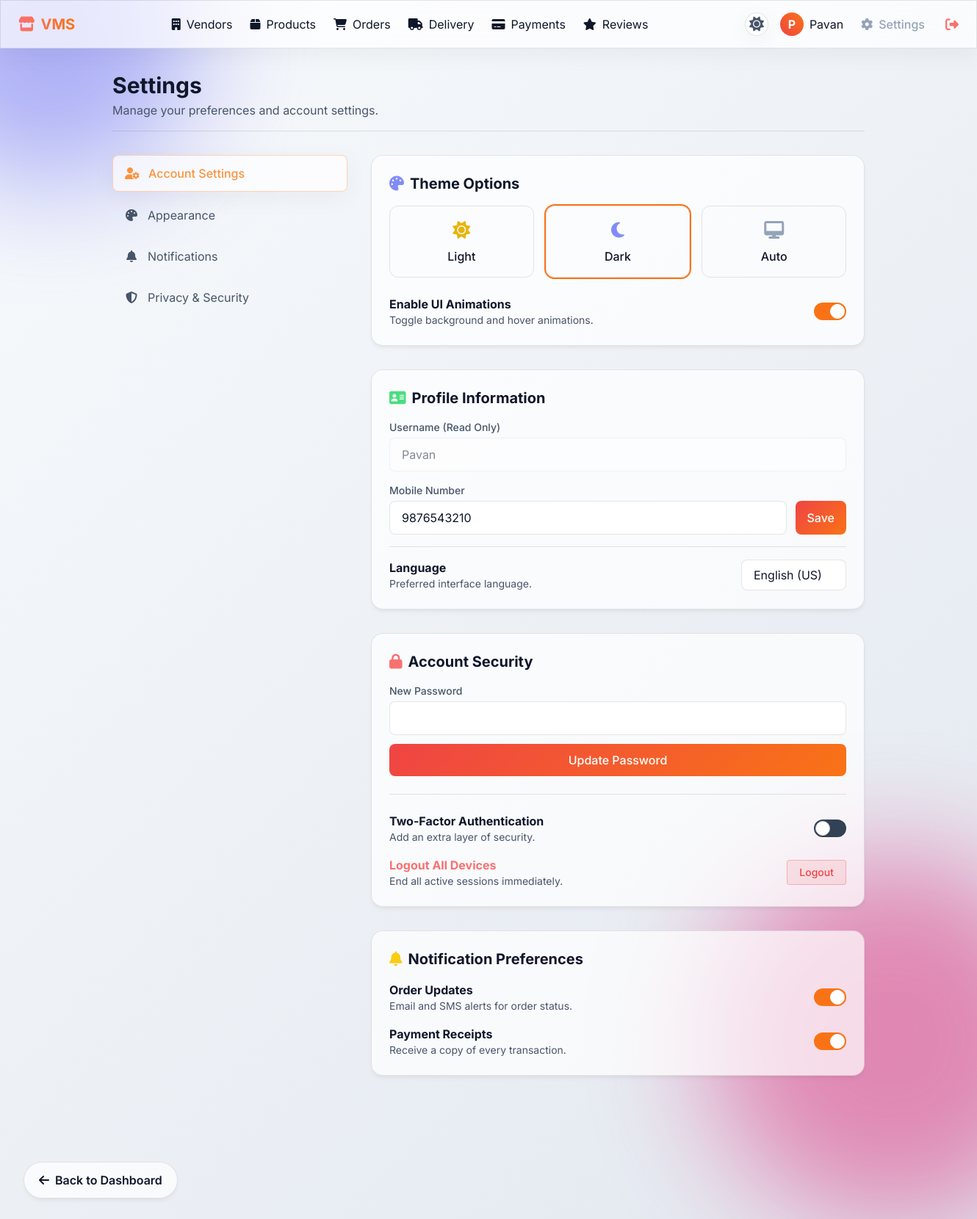
The app's page /settings (signed in), older data.
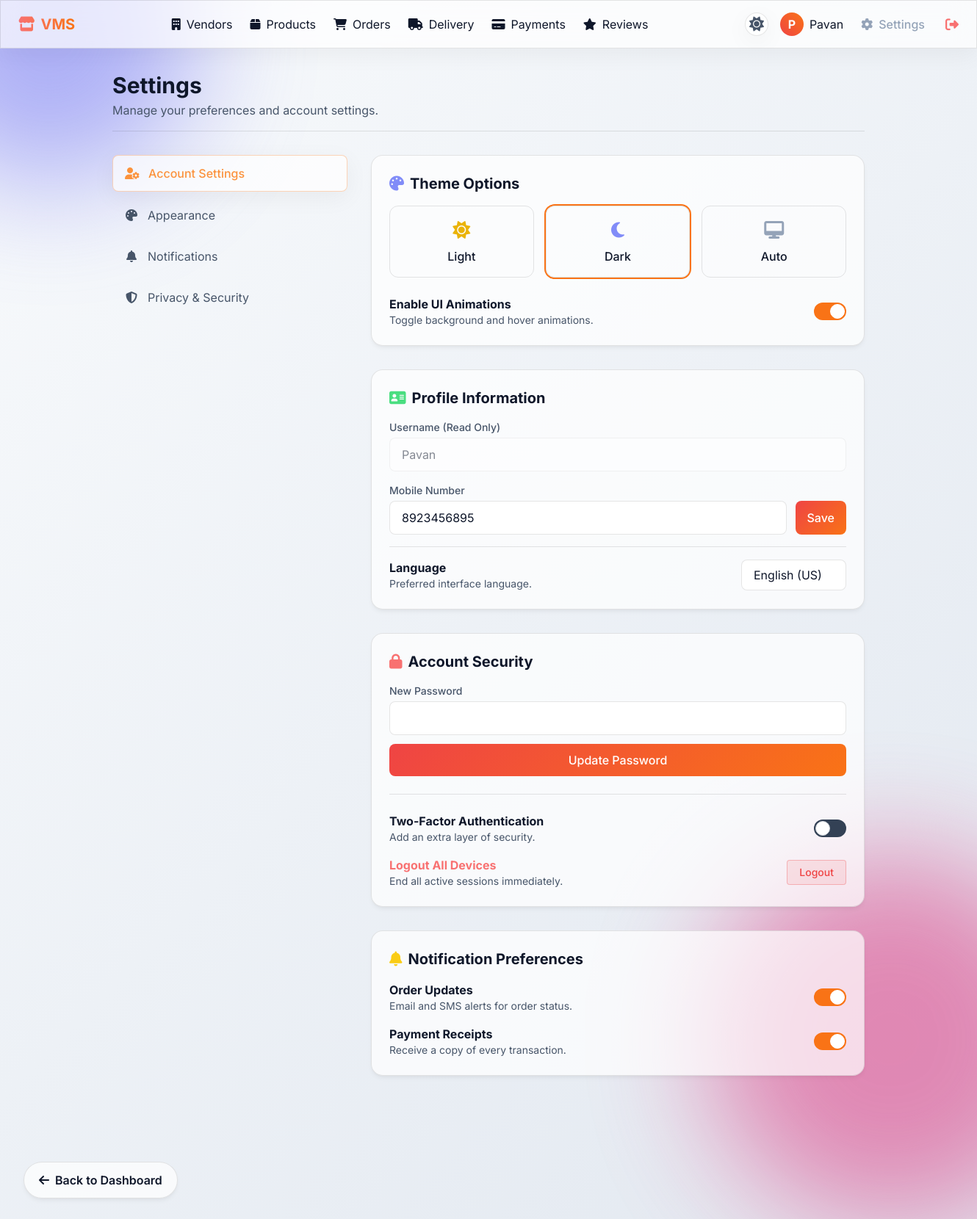
The same page, newer data.
### tables this page shows
CREATE TABLE users(
    id INTEGER PRIMARY KEY AUTOINCREMENT,
    username TEXT UNIQUE,
    password TEXT,
    role TEXT,
    mobile TEXT
);

### app.py (the view, shortened to what this page needs)
@app.route('/settings', methods=['GET', 'POST'])
def settings():
    if 'user' not in session:
        return redirect('/login')
    conn = get_db()
    user = conn.execute("SELECT * FROM users WHERE username=?", (session['user'],)).fetchone()
    return render_template('settings.html', user=user)

### app.py (called while the page is built)
def get_db():
    conn = sqlite3.connect("vendor.db")
    conn.row_factory = sqlite3.Row
    return conn

### templates/settings.html (shortened to what the changed rows need)
{% extends "base.html" %}
{% block content %}
<div class="fade-in max-w-5xl mx-auto">
    <div class="flex justify-between items-center mb-8 border-b border-glass pb-4">
        <div>
            <h1 class="text-3xl font-bold text-main">Settings</h1>
        </div>
    </div>
    <div class="grid grid-cols-1 md:grid-cols-3 gap-8">
        <div class="md:col-span-2 space-y-8">
            <div class="glass-card p-6">
                <div class="mb-4">
                    <label class="block text-sm font-medium text-muted mb-1">Username (Read Only)</label>
                    <input type="text" value="{{ user['username'] }}" disabled class="w-full glass-input px-4 py-2.5 rounded-lg opacity-50 cursor-not-allowed">
                </div>
                <form method="POST" action="/settings" class="mb-4">
                    <div class="flex gap-3">
                        <input type="text" name="mobile" value="{{ user['mobile'] }}" class="w-full glass-input px-4 py-2.5 rounded-lg focus:outline-none focus:ring-2 focus:ring-orange-500/50">
                        <button type="submit" class="btn-glow px-4 py-2.5 rounded-lg font-medium whitespace-nowrap">Save</button>
                    </div>
                </form>
            </div>
        </div>
    </div>
</div>
{% endblock %}

### templates/base.html (shortened to what this page needs)
<!DOCTYPE html>
<html lang="en">
<head>
    <link rel="stylesheet" href="https://cdnjs.cloudflare.com/ajax/libs/font-awesome/6.4.0/css/all.min.css">
    <script src="https://cdn.tailwindcss.com"></script>
    <link rel="stylesheet" href="{{ url_for('static', filename='css/style.css') }}">
</head>
<body class="antialiased relative">
    <div class="bg-shape bg-shape-1"></div>
    {% if session.get('user') %}
    <nav class="glass-panel sticky top-0 z-50 px-6 py-4 flex justify-between items-center mb-8">
        <div class="flex items-center gap-4">
            <a href="/dashboard" class="text-xl font-bold bg-clip-text text-transparent bg-gradient-to-r from-red-400 to-orange-500">
                <i class="fa-solid fa-store mr-2"></i>VMS
            </a>
        </div>
        <div class="hidden md:flex items-center gap-6">
            {% if session['role'] == 'customer' %}
                <a href="/vendors" class="hover:text-orange-400 transition-colors"><i class="fa-solid fa-building mr-2"></i>Vendors</a>
            {% endif %}
            <a href="/products" class="hover:text-orange-400 transition-colors"><i class="fa-solid fa-box mr-2"></i>Products</a>
            <a href="/orders" class="hover:text-orange-400 transition-colors"><i class="fa-solid fa-cart-shopping mr-2"></i>Orders</a>
            <a href="/delivery" class="hover:text-orange-400 transition-colors"><i class="fa-solid fa-truck mr-2"></i>Delivery</a>
            <a href="/payments" class="hover:text-orange-400 transition-colors"><i class="fa-solid fa-credit-card mr-2"></i>Payments</a>
            <a href="/reviews" class="hover:text-orange-400 transition-colors"><i class="fa-solid fa-star mr-2"></i>Reviews</a>
        </div>
        <div class="flex items-center gap-4">
            <button id="theme-toggle" class="text-xl text-muted hover:text-orange-400 transition-colors w-8 h-8 flex items-center justify-center rounded-full glass-panel" title="Toggle Theme">
                <i class="fa-solid fa-sun light-icon hidden"></i>
            </button>
            <a href="/profile" class="flex items-center gap-2 hover:text-orange-400 transition-colors">
                <div class="w-8 h-8 rounded-full bg-gradient-to-tr from-red-500 to-orange-500 flex items-center justify-center text-white font-bold">
                    {{ session['user'][0]|upper }}
                </div>
                <span class="hidden sm:inline text-main">{{ session['user'] }}</span>
            </a>
            <a href="/settings" class="flex items-center gap-2 text-slate-400 hover:text-orange-400 transition-colors ml-2 font-medium"><i class="fa-solid fa-gear"></i><span class="hidden sm:inline">Settings</span></a>
            <a href="/logout" class="text-red-400 hover:text-red-300 transition-colors ml-3" title="Logout"><i class="fa-solid fa-right-from-bracket text-lg"></i></a>
        </div>
    </nav>
    {% endif %}
    <main class="container mx-auto px-4 pb-12 min-h-[80vh]">
        {% block content %}{% endblock %}
    </main>
    {% if session.get('user') and request.path != '/dashboard' %}
    <a href="/dashboard" class="btn-floating-dash">
        <i class="fa-solid fa-arrow-left"></i>
        <span class="hidden sm:inline">Back to Dashboard</span>
    </a>
    {% endif %}
</body>
</html>

Row changes from the older to the newer data that the page shows:
changed users "Pavan": mobile "9876543210" → "8923456895"
